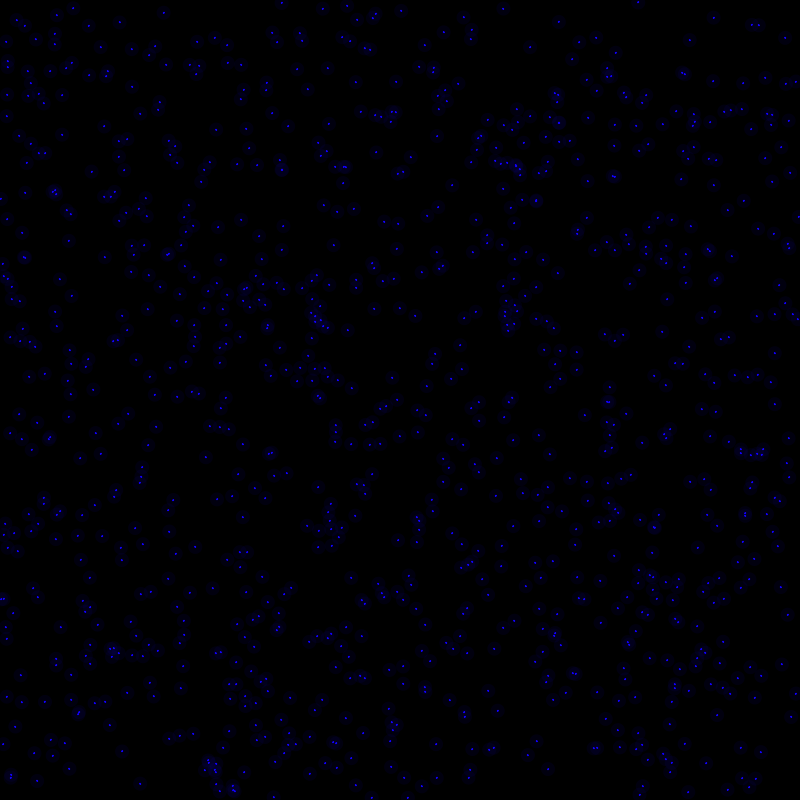
Frame 1 (no input)
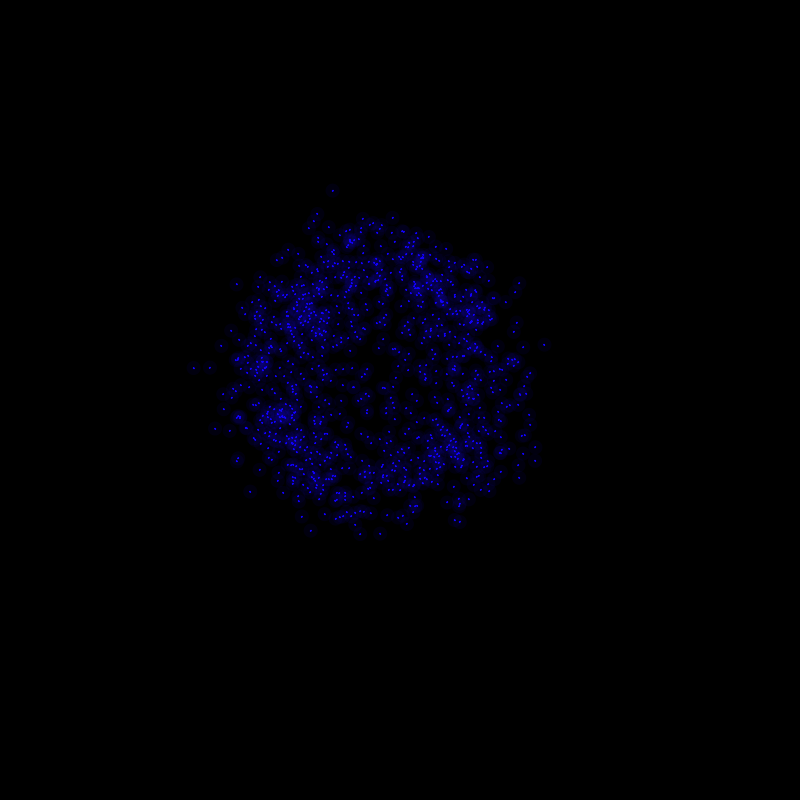
Frame 60 (the mouse pressed at the canvas centre just before this capture)
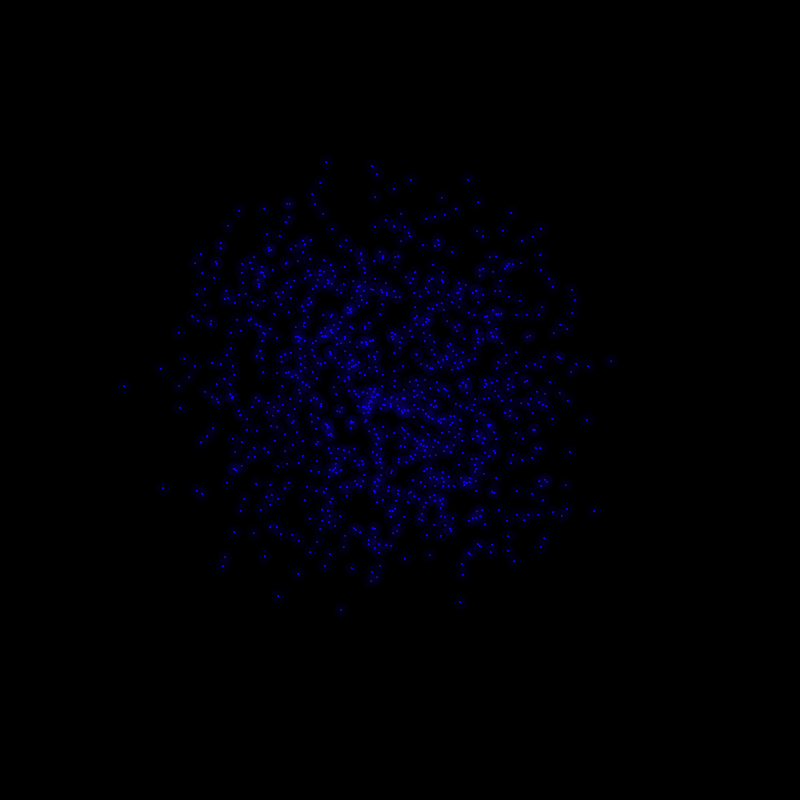
Frame 120 (the mouse held since frame 60 and released just before this capture)

The Processing sketch that drew these frames (run headless with seeded random() and noise(); from frame 60 on, the mouse is pressed at the canvas centre):

// Processing sketch: psysexp1
// ── psysexp1.pde
/***
 * Particle System Study 1
 * Perlin Noise Experiment
 * @author: BassemDy
 * @website: http://bassemdy.com
 **/

/**
 * Particle class
 * encapsulates the particle 
 * object
 */
class Particle
{
  PVector Position;                                 // Position vector
  PVector Velocity      = new PVector(0,0);         // Velocity vector
  PVector Acceleration  = new PVector(0,0);         // Acceleration vector
  int ParticleLife;                                 // in Frames
  boolean Decay;                                    // Choose if particles die or not

  boolean jitteryParticle;                           // Specifies if the particle jitters or not

  // Public Constructor
  Particle(int splice, int life, boolean jitter, boolean decay)
  {
    ParticleLife      = life;
    jitteryParticle   = jitter;
    Position          = new PVector(random(width), random(height), splice);
    Decay             = decay;
  }

  // Rendering method
  void render(float speed, int colr, boolean bGlow)
  {
    // Get the new positions
    float x = noise(Position.x, Position.y, Position.z) * width;
    float y = noise(Position.x, Position.y, 1000 - Position.z) * height;

    PVector tmp = new PVector(x, y);
    PVector Acceleration = PVector.sub(tmp, Position);

    Acceleration.normalize();
    // Acceleration.mult(.2);
    Velocity.add(Acceleration); 
    Velocity.limit(speed);
    Position.add(Velocity);

    // If glowing is true, draw the glowing ellipse
    if (bGlow) 
    {
        noStroke();
        fill(colr, 255, 255, 15);
        ellipse(Position.x, Position.y, 14, 14);
    }

    // Draw the particle
    stroke(colr, 255, 255);   
    ellipse(Position.x, Position.y, 1, 1);

    // Diminish the particle's life
    // if the system can decay
    if (Decay)
      ParticleLife--;
  }

  // Rendering method overloaded to allow directional movement
  void render(PVector fDirection, float speed, int colr, boolean bGlow)
  {
    // Get the new positions
    float x = noise(Position.x, Position.y, Position.z) * fDirection.x * 2;           // To have an accurate position we multiply by 2
    float y = noise(Position.x, Position.y, 1000 - Position.z) * fDirection.y * 2;    // To have an accurate position we multiply by 2

    PVector tmp = new PVector(x, y);
    PVector Acceleration = PVector.sub(tmp, Position);

    Acceleration.normalize();
    Velocity.add(Acceleration);
    Velocity.limit(speed);
    Position.add(Velocity);

    // If glowing is true, draw the glowing ellipse
    if (bGlow) 
    {
        noStroke();
        fill(colr, 255, 255, 15);
        ellipse(Position.x, Position.y, 14, 14);
    }

    // Draw the particle
    stroke(colr, 255, 255);   
    ellipse(Position.x, Position.y, 1, 1);

    // Diminish the particle's life
    // if the system can decay
    if (Decay)
      ParticleLife--;
  }

  // Dead checker
  boolean isDead()
  {
    if (ParticleLife < 0)
      return true;

    return false;
  }
}

/**
 * Particles System Class
 * This object is responsible for all
 * it's particles, motion, and life
 */
class ParticleSystem
{
  int ParticleCount;
  int LifeMax;
  int ColorRatio;
  int Speed;
  int Splice;
  ArrayList Particles;

  // Public constructor
  ParticleSystem(int pCount, int lifeMax, int splice, int speed, int colr)
  {
    ParticleCount = pCount;
    LifeMax = lifeMax;
    Splice = splice;
    Speed = speed;
    ColorRatio = colr;

    Particles = new ArrayList(ParticleCount);
  }


  // Generate the system
  void GenerateSystem()
  {
    // Remove all elements
    if (Particles != null)
      Particles.clear();

    // Add the particles again
    for (int i = 0; i < ParticleCount; i++)
    {
      Particles.add(new Particle(Splice, int(random(10, LifeMax)), true, false));
    }
  }


  // Render the system
  void RenderSystem()
  {
    // Add the particles again
    for (int i = 0; i < Particles.size(); i++)
    {
      Particle cP = (Particle)Particles.get(i);

      if (cP.isDead())
        Particles.remove(i);

      // Render the particles
      cP.render(Speed, ColorRatio, true);
    }
  }

  // Render the system
  void RenderSystem(PVector fDirection)
  {
    // Add the particles again
    for (int i = 0; i < Particles.size(); i++)
    {
      Particle cP = (Particle)Particles.get(i);

      if (cP.isDead())
        Particles.remove(i);

      // Render the particles
      cP.render(fDirection, Speed, ColorRatio, true);
    }
  }

  // Force the addition a particle to the system
  void AddParticle()
  {
    Particles.add(new Particle(Splice, int(random(10, LifeMax)), true, false));
  }

  // Force the removal of a particle
  void RemoveParticle()
  {
    // Check if empty
    if (!Particles.isEmpty())
    {
      // Always remove the last one
      Particles.remove(Particles.size() - 1);
    }
  }

  // Returns the number of particles in the
  // system
  int GetCount()
  {
    return Particles.size();
  }

  // Increase speed by 1
  void IncreaseSpeed()
  {
    Speed++;
  }

  // Decrease speed by 1
  void DecreaseSpeed()
  {
    if (Speed > 0)
      Speed--;
  }

  // New color set
  void NewColorRatio(int colr)
  {
    ColorRatio = colr;
  }
}


/**
 * Public Declarations
 */
ParticleSystem pSys;
PVector fDirection;

/**
 * Core
 */
void setup() 
{
  size(800, 800);

  background(0);
  smooth();
  colorMode(HSB);

  // Init particle system
  pSys = new ParticleSystem(1000, 1000, 400, 15, int(0.68 * 255));
  pSys.GenerateSystem();
}
 
void draw() 
{
  background(0);
  
  if (fDirection != null)
  {
    // println("Rendering with Direction: " + fDirection);
    pSys.RenderSystem(fDirection);
  }
  else
  {
    pSys.RenderSystem();
  }
}

// Mouse press event handling
void mousePressed()
{
  fDirection = new PVector(mouseX, mouseY);
}

// Keyboard control
void keyPressed()
{
  // When pressing up, add particles
  if (keyCode == UP)
  {
    pSys.AddParticle();
  }
  if (keyCode == DOWN)
  {
    pSys.RemoveParticle();
  }
  if (key == 's')
  {
    pSys.IncreaseSpeed();
  }
  if (key == 'd')
  {
    pSys.DecreaseSpeed();
  }
  if (key == 'c')
  {
    pSys.NewColorRatio(int(random(1) * 255));
  }
}
